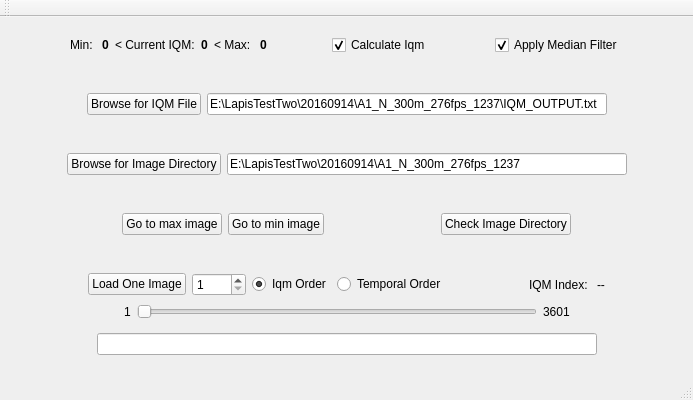
<?xml version="1.0" encoding="UTF-8"?>
<ui version="4.0">
 <class>LapisImageViewerClass</class>
 <widget class="QMainWindow" name="LapisImageViewerClass">
  <property name="geometry">
   <rect>
    <x>0</x>
    <y>0</y>
    <width>693</width>
    <height>400</height>
   </rect>
  </property>
  <property name="windowTitle">
   <string>LapisImageViewer</string>
  </property>
  <widget class="QWidget" name="centralWidget">
   <layout class="QGridLayout" name="gridLayout_2">
    <item row="3" column="0">
     <spacer name="verticalSpacer_3">
      <property name="orientation">
       <enum>Qt::Vertical</enum>
      </property>
      <property name="sizeHint" stdset="0">
       <size>
        <width>20</width>
        <height>40</height>
       </size>
      </property>
     </spacer>
    </item>
    <item row="1" column="0">
     <layout class="QGridLayout" name="gridLayout">
      <item row="5" column="0">
       <layout class="QHBoxLayout" name="horizontalLayout_3">
        <item>
         <spacer name="horizontalSpacer_3">
          <property name="orientation">
           <enum>Qt::Horizontal</enum>
          </property>
          <property name="sizeHint" stdset="0">
           <size>
            <width>40</width>
            <height>20</height>
           </size>
          </property>
         </spacer>
        </item>
        <item>
         <widget class="QPushButton" name="BrowseImageDirectoryButton">
          <property name="text">
           <string>Browse for Image Directory</string>
          </property>
         </widget>
        </item>
        <item>
         <widget class="QLineEdit" name="BrowseImageDirectoryLineEdit">
          <property name="minimumSize">
           <size>
            <width>400</width>
            <height>0</height>
           </size>
          </property>
          <property name="text">
           <string>E:\LapisTestTwo\20160914\A1_N_300m_276fps_1237</string>
          </property>
         </widget>
        </item>
        <item>
         <spacer name="horizontalSpacer_4">
          <property name="orientation">
           <enum>Qt::Horizontal</enum>
          </property>
          <property name="sizeHint" stdset="0">
           <size>
            <width>40</width>
            <height>20</height>
           </size>
          </property>
         </spacer>
        </item>
       </layout>
      </item>
      <item row="4" column="0">
       <spacer name="verticalSpacer_6">
        <property name="orientation">
         <enum>Qt::Vertical</enum>
        </property>
        <property name="sizeHint" stdset="0">
         <size>
          <width>20</width>
          <height>40</height>
         </size>
        </property>
       </spacer>
      </item>
      <item row="3" column="0">
       <layout class="QHBoxLayout" name="horizontalLayout">
        <item>
         <spacer name="horizontalSpacer">
          <property name="orientation">
           <enum>Qt::Horizontal</enum>
          </property>
          <property name="sizeHint" stdset="0">
           <size>
            <width>40</width>
            <height>20</height>
           </size>
          </property>
         </spacer>
        </item>
        <item>
         <widget class="QPushButton" name="BrowseIqmFileButton">
          <property name="text">
           <string>Browse for IQM File</string>
          </property>
         </widget>
        </item>
        <item>
         <widget class="QLineEdit" name="BrowseIqmFileLineEdit">
          <property name="minimumSize">
           <size>
            <width>400</width>
            <height>0</height>
           </size>
          </property>
          <property name="text">
           <string>E:\LapisTestTwo\20160914\A1_N_300m_276fps_1237\IQM_OUTPUT.txt</string>
          </property>
         </widget>
        </item>
        <item>
         <spacer name="horizontalSpacer_2">
          <property name="orientation">
           <enum>Qt::Horizontal</enum>
          </property>
          <property name="sizeHint" stdset="0">
           <size>
            <width>40</width>
            <height>20</height>
           </size>
          </property>
         </spacer>
        </item>
       </layout>
      </item>
      <item row="8" column="0">
       <spacer name="verticalSpacer_4">
        <property name="orientation">
         <enum>Qt::Vertical</enum>
        </property>
        <property name="sizeHint" stdset="0">
         <size>
          <width>20</width>
          <height>40</height>
         </size>
        </property>
       </spacer>
      </item>
      <item row="6" column="0">
       <spacer name="verticalSpacer_5">
        <property name="orientation">
         <enum>Qt::Vertical</enum>
        </property>
        <property name="sizeHint" stdset="0">
         <size>
          <width>20</width>
          <height>40</height>
         </size>
        </property>
       </spacer>
      </item>
      <item row="2" column="0">
       <spacer name="verticalSpacer">
        <property name="orientation">
         <enum>Qt::Vertical</enum>
        </property>
        <property name="sizeHint" stdset="0">
         <size>
          <width>20</width>
          <height>40</height>
         </size>
        </property>
       </spacer>
      </item>
      <item row="1" column="0">
       <layout class="QHBoxLayout" name="horizontalLayout_5">
        <item>
         <spacer name="horizontalSpacer_7">
          <property name="orientation">
           <enum>Qt::Horizontal</enum>
          </property>
          <property name="sizeHint" stdset="0">
           <size>
            <width>40</width>
            <height>20</height>
           </size>
          </property>
         </spacer>
        </item>
        <item>
         <widget class="QLabel" name="label_4">
          <property name="text">
           <string>Min: </string>
          </property>
         </widget>
        </item>
        <item>
         <widget class="QLabel" name="MinIqmLabel">
          <property name="font">
           <font>
            <weight>75</weight>
            <bold>true</bold>
           </font>
          </property>
          <property name="text">
           <string>0</string>
          </property>
         </widget>
        </item>
        <item>
         <widget class="QLabel" name="label_3">
          <property name="text">
           <string>&lt;  Current IQM:</string>
          </property>
         </widget>
        </item>
        <item>
         <widget class="QLabel" name="IQMLabel">
          <property name="font">
           <font>
            <weight>75</weight>
            <bold>true</bold>
           </font>
          </property>
          <property name="text">
           <string>0</string>
          </property>
         </widget>
        </item>
        <item>
         <widget class="QLabel" name="label_5">
          <property name="text">
           <string>&lt;  Max: </string>
          </property>
         </widget>
        </item>
        <item>
         <widget class="QLabel" name="MaxIqmLabel">
          <property name="font">
           <font>
            <weight>75</weight>
            <bold>true</bold>
           </font>
          </property>
          <property name="text">
           <string>0</string>
          </property>
         </widget>
        </item>
        <item>
         <spacer name="horizontalSpacer_11">
          <property name="orientation">
           <enum>Qt::Horizontal</enum>
          </property>
          <property name="sizeHint" stdset="0">
           <size>
            <width>40</width>
            <height>20</height>
           </size>
          </property>
         </spacer>
        </item>
        <item>
         <widget class="QCheckBox" name="CalculateIqmCheckBox">
          <property name="text">
           <string>Calculate Iqm</string>
          </property>
          <property name="checked">
           <bool>true</bool>
          </property>
         </widget>
        </item>
        <item>
         <spacer name="horizontalSpacer_15">
          <property name="orientation">
           <enum>Qt::Horizontal</enum>
          </property>
          <property name="sizeHint" stdset="0">
           <size>
            <width>40</width>
            <height>20</height>
           </size>
          </property>
         </spacer>
        </item>
        <item>
         <widget class="QCheckBox" name="MedianFilterCheckBox">
          <property name="text">
           <string>Apply Median Filter</string>
          </property>
          <property name="checked">
           <bool>true</bool>
          </property>
         </widget>
        </item>
        <item>
         <spacer name="horizontalSpacer_8">
          <property name="orientation">
           <enum>Qt::Horizontal</enum>
          </property>
          <property name="sizeHint" stdset="0">
           <size>
            <width>40</width>
            <height>20</height>
           </size>
          </property>
         </spacer>
        </item>
       </layout>
      </item>
      <item row="9" column="0">
       <layout class="QVBoxLayout" name="verticalLayout">
        <item>
         <layout class="QHBoxLayout" name="horizontalLayout_4">
          <item>
           <spacer name="horizontalSpacer_5">
            <property name="orientation">
             <enum>Qt::Horizontal</enum>
            </property>
            <property name="sizeHint" stdset="0">
             <size>
              <width>40</width>
              <height>20</height>
             </size>
            </property>
           </spacer>
          </item>
          <item>
           <widget class="QPushButton" name="LoadOneImageButton">
            <property name="text">
             <string>Load One Image</string>
            </property>
           </widget>
          </item>
          <item>
           <widget class="QSpinBox" name="LoadOneImageSpinBox">
            <property name="minimum">
             <number>1</number>
            </property>
            <property name="maximum">
             <number>3601</number>
            </property>
           </widget>
          </item>
          <item>
           <widget class="QRadioButton" name="IqmOrderRadioButton">
            <property name="text">
             <string>Iqm Order</string>
            </property>
            <property name="checked">
             <bool>true</bool>
            </property>
           </widget>
          </item>
          <item>
           <widget class="QRadioButton" name="TemporalOrderRadioButton">
            <property name="text">
             <string>Temporal Order</string>
            </property>
           </widget>
          </item>
          <item>
           <spacer name="horizontalSpacer_6">
            <property name="orientation">
             <enum>Qt::Horizontal</enum>
            </property>
            <property name="sizeHint" stdset="0">
             <size>
              <width>40</width>
              <height>20</height>
             </size>
            </property>
           </spacer>
          </item>
          <item>
           <widget class="QLabel" name="label_2">
            <property name="text">
             <string>IQM Index: </string>
            </property>
           </widget>
          </item>
          <item>
           <widget class="QLabel" name="IqmIndexLabel">
            <property name="text">
             <string>--</string>
            </property>
           </widget>
          </item>
          <item>
           <spacer name="horizontalSpacer_16">
            <property name="orientation">
             <enum>Qt::Horizontal</enum>
            </property>
            <property name="sizeHint" stdset="0">
             <size>
              <width>40</width>
              <height>20</height>
             </size>
            </property>
           </spacer>
          </item>
         </layout>
        </item>
        <item>
         <layout class="QHBoxLayout" name="horizontalLayout_2">
          <item>
           <spacer name="horizontalSpacer_9">
            <property name="orientation">
             <enum>Qt::Horizontal</enum>
            </property>
            <property name="sizeHint" stdset="0">
             <size>
              <width>40</width>
              <height>20</height>
             </size>
            </property>
           </spacer>
          </item>
          <item>
           <widget class="QLabel" name="label">
            <property name="text">
             <string>1</string>
            </property>
           </widget>
          </item>
          <item>
           <widget class="QSlider" name="ImageSlider">
            <property name="minimumSize">
             <size>
              <width>400</width>
              <height>0</height>
             </size>
            </property>
            <property name="minimum">
             <number>1</number>
            </property>
            <property name="maximum">
             <number>3601</number>
            </property>
            <property name="pageStep">
             <number>100</number>
            </property>
            <property name="orientation">
             <enum>Qt::Horizontal</enum>
            </property>
           </widget>
          </item>
          <item>
           <widget class="QLabel" name="MaxImageNumberLabel">
            <property name="text">
             <string>3601</string>
            </property>
           </widget>
          </item>
          <item>
           <spacer name="horizontalSpacer_10">
            <property name="orientation">
             <enum>Qt::Horizontal</enum>
            </property>
            <property name="sizeHint" stdset="0">
             <size>
              <width>40</width>
              <height>20</height>
             </size>
            </property>
           </spacer>
          </item>
         </layout>
        </item>
       </layout>
      </item>
      <item row="7" column="0">
       <layout class="QHBoxLayout" name="horizontalLayout_6">
        <item>
         <spacer name="horizontalSpacer_12">
          <property name="orientation">
           <enum>Qt::Horizontal</enum>
          </property>
          <property name="sizeHint" stdset="0">
           <size>
            <width>40</width>
            <height>20</height>
           </size>
          </property>
         </spacer>
        </item>
        <item>
         <widget class="QPushButton" name="GoToMaxButton">
          <property name="text">
           <string>Go to max image</string>
          </property>
         </widget>
        </item>
        <item>
         <widget class="QPushButton" name="GoToMinButton">
          <property name="text">
           <string>Go to min image</string>
          </property>
         </widget>
        </item>
        <item>
         <spacer name="horizontalSpacer_13">
          <property name="orientation">
           <enum>Qt::Horizontal</enum>
          </property>
          <property name="sizeHint" stdset="0">
           <size>
            <width>40</width>
            <height>20</height>
           </size>
          </property>
         </spacer>
        </item>
        <item>
         <widget class="QPushButton" name="CheckImageDirectoryButton">
          <property name="text">
           <string>Check Image Directory</string>
          </property>
         </widget>
        </item>
        <item>
         <spacer name="horizontalSpacer_14">
          <property name="orientation">
           <enum>Qt::Horizontal</enum>
          </property>
          <property name="sizeHint" stdset="0">
           <size>
            <width>40</width>
            <height>20</height>
           </size>
          </property>
         </spacer>
        </item>
       </layout>
      </item>
      <item row="10" column="0">
       <layout class="QHBoxLayout" name="horizontalLayout_7">
        <property name="leftMargin">
         <number>5</number>
        </property>
        <property name="topMargin">
         <number>5</number>
        </property>
        <property name="rightMargin">
         <number>5</number>
        </property>
        <property name="bottomMargin">
         <number>5</number>
        </property>
        <item>
         <spacer name="horizontalSpacer_17">
          <property name="orientation">
           <enum>Qt::Horizontal</enum>
          </property>
          <property name="sizeHint" stdset="0">
           <size>
            <width>40</width>
            <height>20</height>
           </size>
          </property>
         </spacer>
        </item>
        <item>
         <widget class="QLineEdit" name="MetadataLineEdit">
          <property name="enabled">
           <bool>true</bool>
          </property>
          <property name="minimumSize">
           <size>
            <width>500</width>
            <height>0</height>
           </size>
          </property>
          <property name="readOnly">
           <bool>true</bool>
          </property>
         </widget>
        </item>
        <item>
         <spacer name="horizontalSpacer_18">
          <property name="orientation">
           <enum>Qt::Horizontal</enum>
          </property>
          <property name="sizeHint" stdset="0">
           <size>
            <width>40</width>
            <height>20</height>
           </size>
          </property>
         </spacer>
        </item>
       </layout>
      </item>
     </layout>
    </item>
    <item row="0" column="0">
     <spacer name="verticalSpacer_2">
      <property name="orientation">
       <enum>Qt::Vertical</enum>
      </property>
      <property name="sizeHint" stdset="0">
       <size>
        <width>20</width>
        <height>40</height>
       </size>
      </property>
     </spacer>
    </item>
   </layout>
  </widget>
  <widget class="QMenuBar" name="menuBar">
   <property name="geometry">
    <rect>
     <x>0</x>
     <y>0</y>
     <width>693</width>
     <height>21</height>
    </rect>
   </property>
  </widget>
  <widget class="QToolBar" name="mainToolBar">
   <attribute name="toolBarArea">
    <enum>TopToolBarArea</enum>
   </attribute>
   <attribute name="toolBarBreak">
    <bool>false</bool>
   </attribute>
  </widget>
  <widget class="QStatusBar" name="statusBar"/>
 </widget>
 <layoutdefault spacing="6" margin="11"/>
 <resources>
  <include location="lapisimageviewer.qrc"/>
 </resources>
 <connections/>
</ui>
